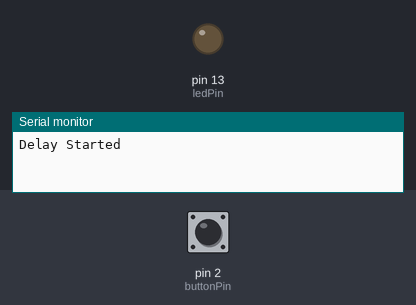
The sketch below on a simulated Arduino Uno, built with avr-gcc and run on an emulated ATmega328P. Parts: output pins drawn as LEDs (lit = HIGH), the last lines printed to the serial monitor. The test bench sets the inputs (shaded band); at power-on: pin 2 (buttonPin) HIGH.

Above: at 1.2 s.
1.3 s: pin 2 (buttonPin) pulled LOW for 0.15 s
At 2.0 s:
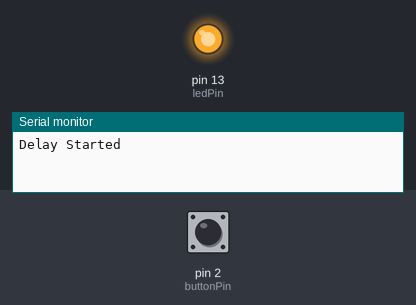
2.9 s: pin 2 (buttonPin) pulled LOW for 1 s
At 3.2 s:
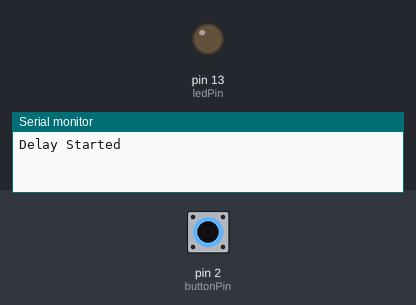
6.5 s: pin 2 (buttonPin) pulled LOW for 3.2 s
At 7.2 s:
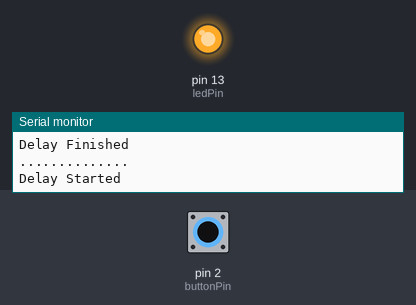
Timing chart, 0 to 9.5 s (numbered marks = the images above; inputs shaded):
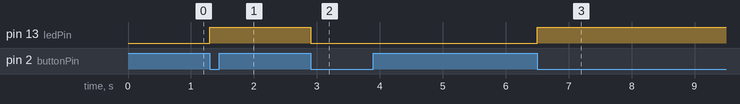

The sketch:

interrupt.ino
```cpp
// Define LED and switch connections
const byte ledPin = 13;
const byte buttonPin = 2;
// Boolean to represent toggle state
volatile bool toggleState = false;

void checkSwitch() {
  // Check status of switch
  // Toggle LED if button pressed
    // Change state of toggle
    toggleState = !toggleState;
    // Indicate state on LED
    digitalWrite(ledPin, toggleState);
}

void setup() {
  // Set LED pin as output
  pinMode(ledPin, OUTPUT);
  // Set switch pin as INPUT with pullup
  pinMode(buttonPin, INPUT_PULLUP);

  attachInterrupt(digitalPinToInterrupt(buttonPin),checkSwitch, FALLING);

  Serial.begin(9600);
}

void loop() {
	// Add a 5-second time delay
	// TO REPLACE OTHER WORK DONE BY THE MICROCONTROLLER
	Serial.println("Delay Started");
	delay(5000);
	Serial.println("Delay Finished");
	Serial.println("..............");
}
```

Measured:
- after the input at 1.3 s, pin 13 (ledPin): LOW → HIGH at once
- after the input at 2.9 s, pin 13 (ledPin): HIGH → LOW at once
- after the input at 6.5 s, pin 13 (ledPin): LOW → HIGH at once
